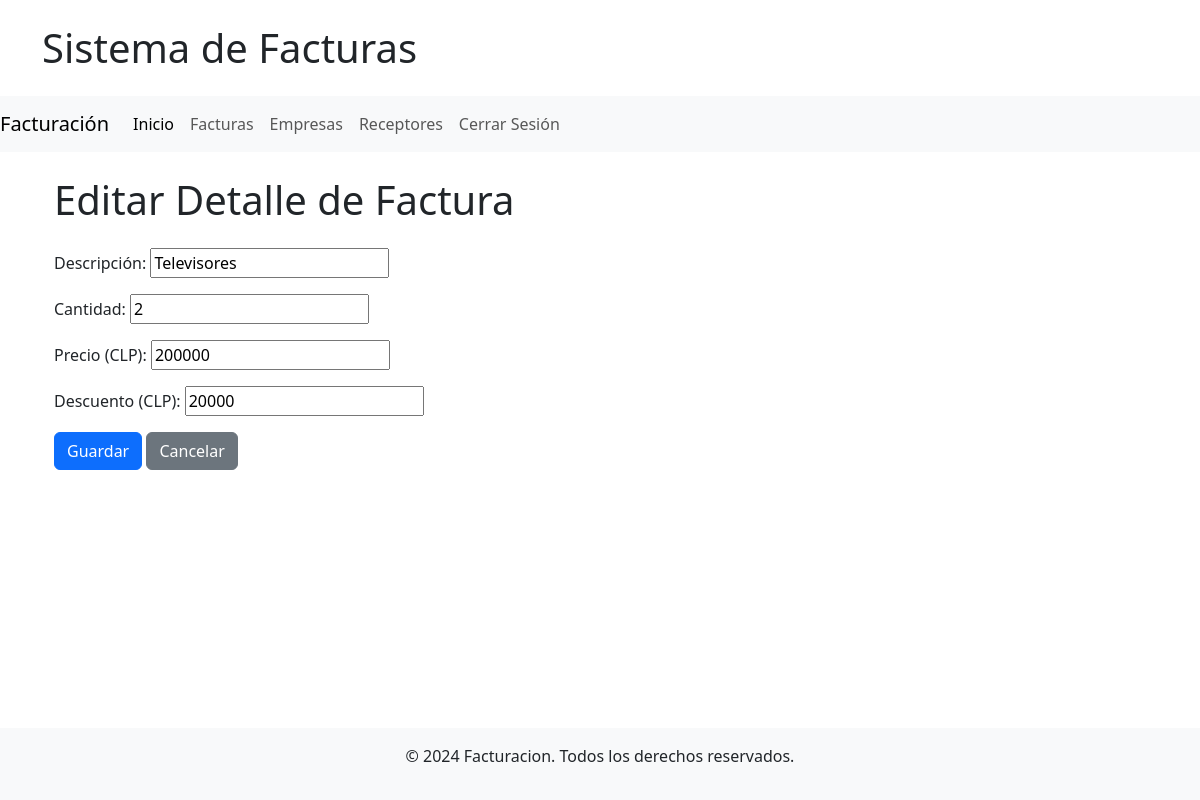
Screenshot of /detalles/5/update/ (signed in) with the database file from the repository.
### facturas_aplicacion/models.py (models this page shows, shortened)
class DetalleFactura(models.Model):
    factura = models.ForeignKey('Factura', related_name='detalles', on_delete=models.CASCADE)
    descripcion = models.CharField(max_length=255)
    cantidad = models.PositiveIntegerField()
    precio_unitario = models.PositiveIntegerField()
    descuento = models.PositiveIntegerField(default=0)

### facturas_aplicacion/views.py (the view, shortened to what this page needs)
# urls.py: path('detalles/<int:pk>/update/', login_required(DetalleFacturaUpdateView.as_view()), name='detalle_factura_update'),
class DetalleFacturaUpdateView(View):
    def get(self, request, pk):
        detalle = get_object_or_404(DetalleFactura, pk=pk)
        form = DetalleFacturaForm(instance=detalle)
        return render(request, 'detalle_factura_form.html', {'form': form, 'factura_id': detalle.factura_id})

### facturas_aplicacion/forms.py
class DetalleFacturaForm(forms.ModelForm):
    class Meta:
        model = DetalleFactura
        fields = ['descripcion', 'cantidad', 'precio_unitario', 'descuento']
        widgets = {
            'descuento': forms.NumberInput(attrs={'step': '1', 'min': '0'}),
            'precio_unitario': forms.NumberInput(attrs={'step': '1', 'min': '0'}),
        }
        labels = {
            'descripcion': 'Descripción',
            'cantidad': 'Cantidad',
            'precio_unitario': 'Precio (CLP)',
            'descuento': 'Descuento (CLP)',
        }

### facturas_aplicacion/templates/detalle_factura_form.html (shortened to what this page needs)
{% extends 'base.html' %}
{% load static %}
{% block template %}
<div class="container mt-4">
    <h1 class="mb-4">{% if form.instance.pk %}Editar{% else %}Añadir{% endif %} Detalle de Factura</h1>
    <form method="post">
        <div class="form-group">
            {{ form.as_p }}
        </div>
        <button type="submit" class="btn btn-primary">Guardar</button>
        <a href="{% url 'detalle_factura_list' factura_id %}" class="btn btn-secondary">Cancelar</a>
    </form>
</div>
{% endblock %}

### rows the page displays
DetalleFactura: descripcion "Televisores", cantidad "2", precio_unitario "200000", descuento "20000"
